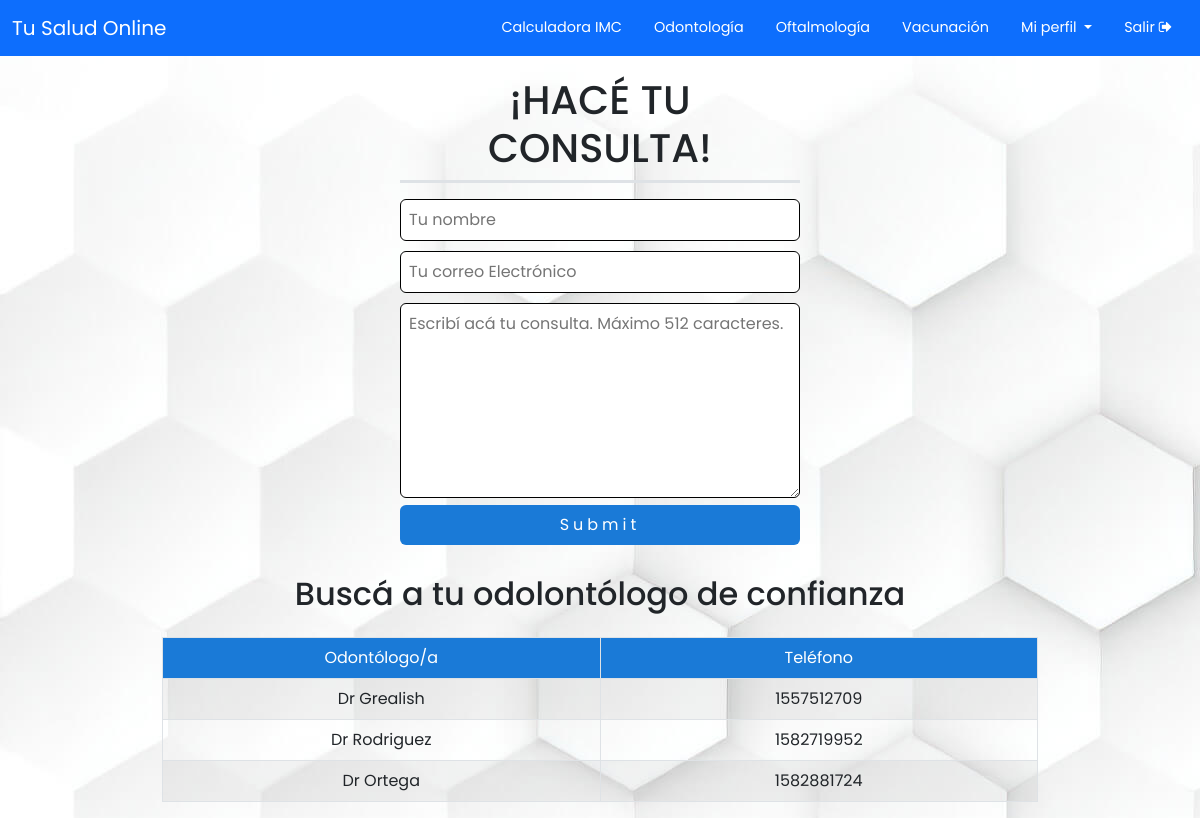
The app's page /webCliente/odontologia.php (signed in) with its own data.
### tables this page shows
CREATE TABLE `odontologos` (
  `id` int(5) NOT NULL,
  `apellido` varchar(50) NOT NULL,
  `telefono` int(10) NOT NULL,
  `precio` int(5) NOT NULL
);

### webCliente/odontologia.php (the view, shortened to what this page needs)
<?php
$conexion = mysqli_connect("localhost", "root", "", "sistema_olimpiada");
?>
<!DOCTYPE html>
<html lang="en">
<head>
  <link rel="stylesheet" href="https://cdnjs.cloudflare.com/ajax/libs/font-awesome/4.7.0/css/font-awesome.min.css">
  <link href="https://cdn.jsdelivr.net/npm/bootstrap@5.0.2/dist/css/bootstrap.min.css" rel="stylesheet">
  <link rel="stylesheet" type="text/css" href="../css/style.css">
</head>
<body>
  <header>
    <nav class="navbar navbar-expand-lg navbar-light bg-primary">
      <div class="container-fluid">
        <a class="navbar-brand" href="home.php"><span class="title">Tu Salud Online</span></a>
        <div class="collapse navbar-collapse" id="navbarNav">
          <ul class="navbar-nav ms-auto">
            <li class="nav-item">
              <a class="nav-link" href="imc.php"><span class="nav-links">Calculadora IMC</span></a>
            </li>
            <li class="nav-item">
              <a class="nav-link" href="odontologia.php"><span class="nav-links">Odontología</span></a>
            </li>
            <li class="nav-item">
              <a class="nav-link" href="oftalmologia.php"><span class="nav-links">Oftalmología</span></a>
            </li>
            <li class="nav-item">
              <a class="nav-link" href="vacunacion.php"><span class="nav-links">Vacunación</span></a>
            </li>
            <li class="nav-item dropdown">
              <a class="nav-link" href="#" id="navbarDropdown" role="button" data-bs-toggle="dropdown" aria-expanded="false">
              <span class="nav-links dropdown-toggle">Mi perfil </span>
              </a>
            </li>
            <li class="nav-item">
                <a class="nav-link" href="../logout.php" onclick="return confirmarSalir()"><span class="nav-links">Salir <i class="fa fa-sign-out"></i></span></a>
            </li>
          </ul>
        </div>
      </div>
    </nav>
  </header>
  <div class="contenedor">
    <form action="../contactoForm.php" method="POST" onsubmit="Success();" class="col-lg-4 mx-auto">
      <h1 class="text-center pb-2 f-2 border-bottom border-3">¡HACÉ TU CONSULTA!</h1>
      <input class="mt-2" type="text" name="nombre" placeholder="Tu nombre" required>
      <input type="text" name="mail" placeholder="Tu correo Electrónico" required>
      <textarea maxlength="512" name="consulta" placeholder="Escribí acá tu consulta. Máximo 512 caracteres." required></textarea>
      <input class="boton" type="submit" name="submit"></input>
    </form>
  </div>
  <h2 class="text-center mb-4">Buscá a tu odolontólogo de confianza</h2>
  <div class="table-responsive nav-bar mt-3 ms-3 mx-3">
    <table class="table table-responsive table-bordered table-striped text-center w-75 mx-auto ms-auto">
      <thead>
        <td class="col-lg-6">Odontólogo/a</td>
        <td class="col-lg-6">Teléfono</td>
      </thead>
      <?php
      $sql = "SELECT * FROM odontologos";
      $result = mysqli_query($conexion, $sql);
      while ($mostrar = mysqli_fetch_array($result)) {
      ?>
        <tr>
          <td>Dr <?php echo $mostrar['apellido'] ?></td>
          <td><?php echo $mostrar['telefono'] ?></td>
        </tr>
      <?php
      }
      ?>
    </table>
  </div>
</body>
</html>

### css/style.css (style rules this page uses)
* { padding: 0; margin: 0; box-sizing: border-box; cursor: default; }
body { font-family: 'Poppins', sans-serif; background-image: url(../img/fondo.jpg); overflow-x: hidden; }
form { width: 360px; }
a { display: block; text-align: right; text-decoration: none; color: #999; font-size: 0.9rem; transition: .3s; }
.title { color: #fff; }
.nav-links { color: #fff; transition: ease all 0.25s; padding: 8px; }
.contenedor { margin-top: 20px; margin-bottom: 20px; width: 100%; }
input { width: 100%; margin-bottom: 10px; padding: 8px; border: 0.25px solid black; border-radius: 6px; }
textarea { width: 100%; min-height: 195px; max-height: 195px; padding: 8px; border: 0.25px solid black; border-radius: 6px; }
thead { background-color: #1a7ad7; color: #fff; }
.boton { text-align: center; border: none; border-radius: 6px; background-color: #1a7ad7; color: #fff; letter-spacing: 4px; padding: 8px; transition: ease 0.25s all; }

### records on screen
odontologos: apellido "Grealish", telefono "1557512709"
odontologos: apellido "Rodriguez", telefono "1582719952"
odontologos: apellido "Ortega", telefono "1582881724"
